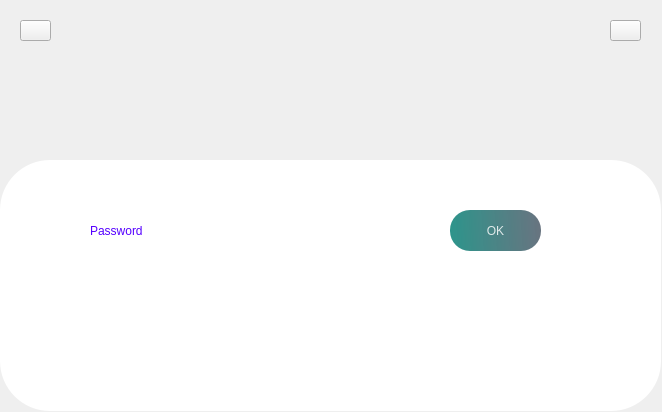
<?xml version="1.0" encoding="UTF-8"?>
<ui version="4.0">
 <class>Form</class>
 <widget class="QWidget" name="Form">
  <property name="geometry">
   <rect>
    <x>0</x>
    <y>0</y>
    <width>662</width>
    <height>412</height>
   </rect>
  </property>
  <property name="windowTitle">
   <string>Form</string>
  </property>
  <widget class="QWidget" name="widget_2" native="true">
   <property name="geometry">
    <rect>
     <x>0</x>
     <y>160</y>
     <width>661</width>
     <height>251</height>
    </rect>
   </property>
   <property name="styleSheet">
    <string notr="true">background-color: rgb(255, 255, 255);

border-radius: 50px;</string>
   </property>
   <widget class="QLabel" name="label">
    <property name="geometry">
     <rect>
      <x>90</x>
      <y>50</y>
      <width>161</width>
      <height>41</height>
     </rect>
    </property>
    <property name="styleSheet">
     <string notr="true">color: rgb(85, 0, 255);
font: 75 26pt &quot;Times New Roman&quot;;</string>
    </property>
    <property name="text">
     <string>Password</string>
    </property>
   </widget>
   <widget class="QPushButton" name="OK">
    <property name="geometry">
     <rect>
      <x>450</x>
      <y>50</y>
      <width>91</width>
      <height>41</height>
     </rect>
    </property>
    <property name="toolTip">
     <string>&lt;html&gt;&lt;head/&gt;&lt;body&gt;&lt;p&gt;&lt;br/&gt;&lt;/p&gt;&lt;/body&gt;&lt;/html&gt;</string>
    </property>
    <property name="whatsThis">
     <string>&lt;html&gt;&lt;head/&gt;&lt;body&gt;&lt;p&gt;&lt;br/&gt;&lt;/p&gt;&lt;p&gt;&lt;br/&gt;&lt;/p&gt;&lt;/body&gt;&lt;/html&gt;</string>
    </property>
    <property name="styleSheet">
     <string notr="true">border-radius:20px;
font: 75 26pt &quot;Times New Roman&quot;;
color: rgb(255, 255, 255);
background-color: qlineargradient(spread:pad, x1:0, y1:0.505682, x2:1, y2:0.477, stop:0 rgba(11, 131, 120, 219), stop:1 rgba(85, 98, 112, 226));
color:rgba(255, 255, 255, 210);</string>
    </property>
    <property name="text">
     <string>OK</string>
    </property>
   </widget>
   <widget class="QLineEdit" name="PW">
    <property name="geometry">
     <rect>
      <x>240</x>
      <y>50</y>
      <width>171</width>
      <height>41</height>
     </rect>
    </property>
    <property name="styleSheet">
     <string notr="true">color: rgb(85, 0, 255);
font: 75 26pt &quot;Times New Roman&quot;;</string>
    </property>
    <property name="echoMode">
     <enum>QLineEdit::Password</enum>
    </property>
   </widget>
   <widget class="QLabel" name="label_2">
    <property name="geometry">
     <rect>
      <x>70</x>
      <y>100</y>
      <width>571</width>
      <height>111</height>
     </rect>
    </property>
    <property name="styleSheet">
     <string notr="true">border-image: url(:/pic/logo.PNG);</string>
    </property>
    <property name="text">
     <string/>
    </property>
   </widget>
   <widget class="QPushButton" name="mail">
    <property name="geometry">
     <rect>
      <x>380</x>
      <y>220</y>
      <width>31</width>
      <height>21</height>
     </rect>
    </property>
    <property name="styleSheet">
     <string notr="true">border-image: url(:/pic/Mail-icon.png);</string>
    </property>
    <property name="text">
     <string/>
    </property>
   </widget>
   <widget class="QPushButton" name="Twitter_2">
    <property name="geometry">
     <rect>
      <x>330</x>
      <y>220</y>
      <width>31</width>
      <height>21</height>
     </rect>
    </property>
    <property name="styleSheet">
     <string notr="true">border-image: url(:/pic/linkedin-icon.png);</string>
    </property>
    <property name="text">
     <string/>
    </property>
   </widget>
   <widget class="QPushButton" name="Twitter">
    <property name="geometry">
     <rect>
      <x>280</x>
      <y>220</y>
      <width>31</width>
      <height>21</height>
     </rect>
    </property>
    <property name="styleSheet">
     <string notr="true">border-image: url(:/pic/twitter-icon.png);</string>
    </property>
    <property name="text">
     <string/>
    </property>
   </widget>
   <widget class="QPushButton" name="FB">
    <property name="geometry">
     <rect>
      <x>230</x>
      <y>220</y>
      <width>31</width>
      <height>21</height>
     </rect>
    </property>
    <property name="styleSheet">
     <string notr="true">border-image: url(:/pic/social-facebook-button-blue-icon.png);</string>
    </property>
    <property name="text">
     <string/>
    </property>
   </widget>
  </widget>
  <widget class="QPushButton" name="INFo">
   <property name="geometry">
    <rect>
     <x>610</x>
     <y>20</y>
     <width>31</width>
     <height>21</height>
    </rect>
   </property>
   <property name="styleSheet">
    <string notr="true">border-image: url(:/pic/Button-Info-icon.png);</string>
   </property>
   <property name="text">
    <string/>
   </property>
  </widget>
  <widget class="QPushButton" name="EXIT">
   <property name="geometry">
    <rect>
     <x>20</x>
     <y>20</y>
     <width>31</width>
     <height>21</height>
    </rect>
   </property>
   <property name="styleSheet">
    <string notr="true">border-image: url(:/pic/Alarm-Error-icon.png);</string>
   </property>
   <property name="text">
    <string/>
   </property>
  </widget>
  <widget class="QWidget" name="widget" native="true">
   <property name="geometry">
    <rect>
     <x>0</x>
     <y>0</y>
     <width>661</width>
     <height>201</height>
    </rect>
   </property>
   <property name="styleSheet">
    <string notr="true">border-image: url(:/pic/visuel-site-problemes-industrie-1200x700.jpg);
border-top-left-radius: 50px;
border-top-right-radius: 50px;</string>
   </property>
  </widget>
  <zorder>widget_2</zorder>
  <zorder>widget</zorder>
  <zorder>EXIT</zorder>
  <zorder>INFo</zorder>
 </widget>
 <resources>
  <include location="img.qrc"/>
 </resources>
 <connections/>
</ui>
